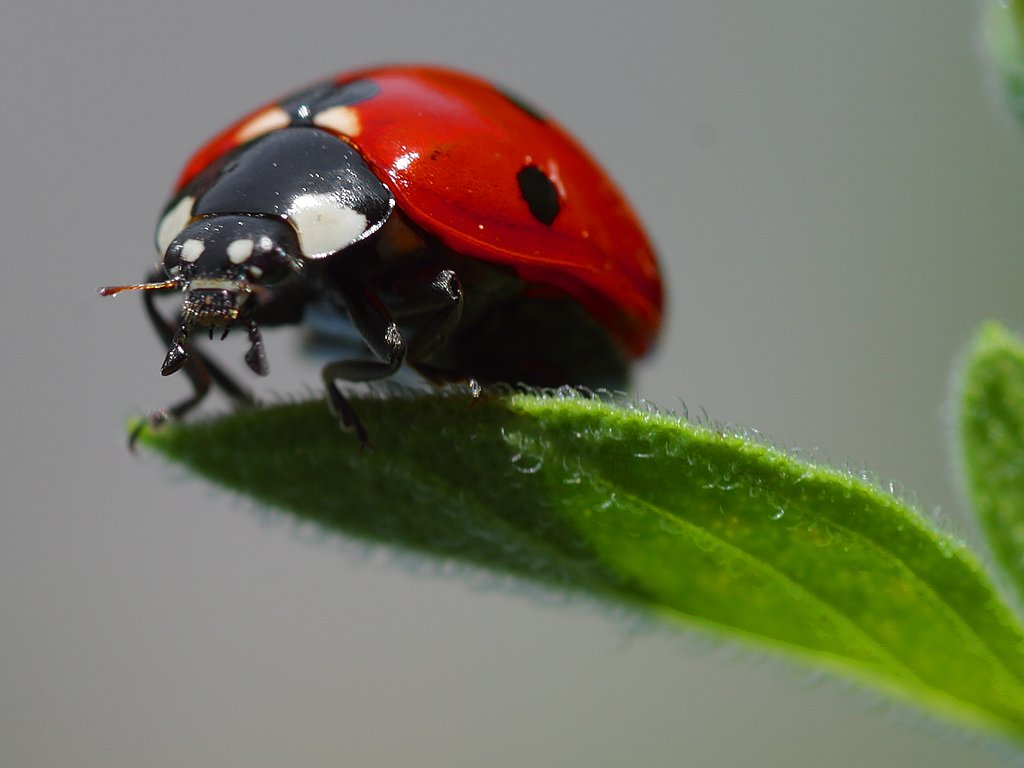
#> input picture bilder/marienkaefer.jpg, 1024 x 768 px
$ python demo.py
#> lines starting #> are read from the running program, lines starting #| are printed output that depends on the picture
### utils.py
# utils.py

import numpy as np
import matplotlib.pyplot as plt
from PIL import Image
from IPython.display import display, Markdown
import random

def fade(t):
    """Fadekurve nach Ken Perlin"""
    return t**3 * (t * (t * 6 - 15) + 10)

def lerp(a, b, t):
    """Lineare Interpolation zwischen a und b"""
    return a + t * (b - a)

# [43 lines left out: functions gradient, perlin_noise, find_idx, not called in this run]

def dijkstra(karte, start, ziel, heuristik=None):
    return a_stern(karte, start, ziel, heuristik=None)

# [80 lines left out: functions a_stern, a_stern_img, not called in this run]

def draw_path(path, c="black"):
    for p1, p2 in zip(path[1:], path[:-1]):
        plt.plot([p1[1], p2[1]], [p1[0], p2[0]], c=c)

def kantenbild(img):
    #print(img.shape)
    padded = np.zeros((img.shape[0]+2, img.shape[1]+2, 3))
    padded[1:-1, 1:-1] = img.copy()
    dx = 1/3*(padded[:,2:]+padded[:,1:-1]+padded[:,:-2])
    dx = dx[2:]-dx[:-2]
    dy = 1/3*(padded[2:]+padded[1:-1]+padded[:-2])
    dy = dy[:,2:]-dy[:,:-2]
    #print(dx.shape, dy.shape)
    out = np.sqrt(dx**2+dy**2)
    out = 1-(out/(out.max()+1e-8))
    out[0] = 1
    out[-1] = 1
    out[:,0] = 1
    out[:,-1] = 1
    out[out<0.5] = 0
    out = np.min(out, axis=-1)
    return out

def load_img(path):
#> called with path = 'bilder/marienkaefer.jpg'
    img = np.array(Image.open(path).convert("RGB")).astype(np.float32)
    img -= np.min(img)
    img /= np.max(img)

    return img

class Knoten():
    # [20 lines left out: functions __init__, copy, set_nachbarn, not called in this run]

    def __repr__(self):
        return f"Knoten {self.name} hat Position {self.pos} und Verbindungen {self.nachbarn}."

    # [7 lines left out: function display, not called in this run]

class Knotenliste():
    def __init__(self):
        self.liste = []

    def append(self, item):
        self.liste.append(item)

    def __getitem__(self, idx):
        return self.liste[idx]

    # [44 lines left out: functions get_knoten, display_knoten, verbinde, _verbinde, draw, not called in this run]

class Pfad(Knotenliste):
    # [4 lines left out: function __init__, not called in this run]

    def _verbinde(self, k1, k2, kosten):
        ziel = self.get_knoten(k2)
        ziel.nachbarn = [(k1, kosten)]

    # [39 lines left out: functions menschenwalk, randomwalk, prune, not called in this run]

    def __repr__(self):
        return f"Der Pfad {self.pfad} hatte die Kosten {sum(self.kostenliste)}."

# [33 lines left out: function dijkstra_graph, not called in this run]

### demo.py
import matplotlib.pyplot as plt
from utils import load_img, kantenbild, a_stern_img, draw_path
import numpy as np

img = "marienkaefer.jpg"
#img = "eule.jpg"
#img = "pantoffeltierchen.jpg"
#img = "holstentor.jpg"

img = load_img("bilder/"+img)
every = np.min(img.shape[:2])//150
#> every = 5
img = img[::every,::every]
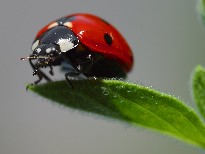
#> img: shape (154, 205, 3) float32; mean R, G, B 0.452, 0.452, 0.373
kanten = kantenbild(img)
#> in kantenbild, `padded[1:-1, 1:-1] = img.copy()`:
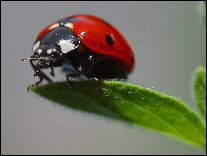
#> padded: shape (156, 207, 3) float64; mean R, G, B 0.442, 0.442, 0.365
#> in kantenbild, `dx = dx[2:]-dx[:-2]`:
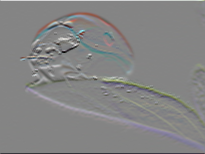
#> dx: shape (154, 205, 3) float64; mean R, G, B 2.04e-05, 1.4e-05, -0.000282; drawn with min black and max white
#> in kantenbild, `dy = dy[:,2:]-dy[:,:-2]`:
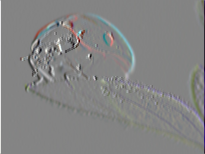
#> dy: shape (154, 205, 3) float64; mean R, G, B -0.000708, -0.000157, -0.00144; drawn with min black and max white
#> in kantenbild, `out = np.sqrt(dx**2+dy**2)`:
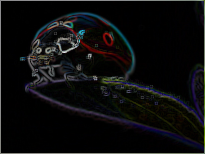
#> out: shape (154, 205, 3) float64; mean R, G, B 0.052, 0.052, 0.0535
#> in kantenbild, `out[out<0.5] = 0`:
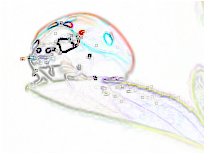
#> out: shape (154, 205, 3) float64; mean R, G, B 0.953, 0.954, 0.951
#> in kantenbild, `out = np.min(out, axis=-1)`:
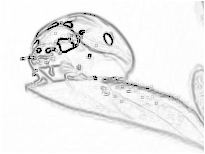
#> out: shape (154, 205) float64; min 0, max 1, mean 0.936
plt.figure()
#> (this line was passed over: IPython is not available in this run)
plt.imshow(img)
#> (this line was passed over: IPython is not available in this run)
#> (the run stopped early here; a loop or call above may not have finished)
